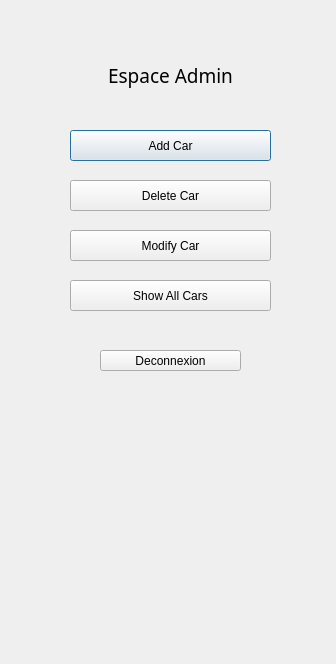
<?xml version="1.0" encoding="UTF-8"?>
<ui version="4.0">
 <class>Dialog</class>
 <widget class="QDialog" name="Dialog">
  <property name="geometry">
   <rect>
    <x>0</x>
    <y>0</y>
    <width>336</width>
    <height>664</height>
   </rect>
  </property>
  <property name="windowTitle">
   <string>Dialog</string>
  </property>
  <widget class="QPushButton" name="pushButton">
   <property name="geometry">
    <rect>
     <x>70</x>
     <y>130</y>
     <width>201</width>
     <height>31</height>
    </rect>
   </property>
   <property name="text">
    <string>Add Car</string>
   </property>
  </widget>
  <widget class="QPushButton" name="pushButton_2">
   <property name="geometry">
    <rect>
     <x>70</x>
     <y>180</y>
     <width>201</width>
     <height>31</height>
    </rect>
   </property>
   <property name="text">
    <string>Delete Car</string>
   </property>
  </widget>
  <widget class="QPushButton" name="pushButton_3">
   <property name="geometry">
    <rect>
     <x>70</x>
     <y>230</y>
     <width>201</width>
     <height>31</height>
    </rect>
   </property>
   <property name="text">
    <string>Modify Car</string>
   </property>
  </widget>
  <widget class="QPushButton" name="pushButton_4">
   <property name="geometry">
    <rect>
     <x>70</x>
     <y>280</y>
     <width>201</width>
     <height>31</height>
    </rect>
   </property>
   <property name="text">
    <string>Show All Cars</string>
   </property>
  </widget>
  <widget class="QPushButton" name="pushButton_5">
   <property name="geometry">
    <rect>
     <x>100</x>
     <y>350</y>
     <width>141</width>
     <height>21</height>
    </rect>
   </property>
   <property name="text">
    <string>Deconnexion</string>
   </property>
  </widget>
  <widget class="QLabel" name="label">
   <property name="geometry">
    <rect>
     <x>100</x>
     <y>60</y>
     <width>141</width>
     <height>31</height>
    </rect>
   </property>
   <property name="font">
    <font>
     <family>Mongolian Baiti</family>
     <pointsize>14</pointsize>
    </font>
   </property>
   <property name="text">
    <string>Espace Admin</string>
   </property>
   <property name="alignment">
    <set>Qt::AlignCenter</set>
   </property>
  </widget>
 </widget>
 <resources/>
 <connections/>
</ui>
